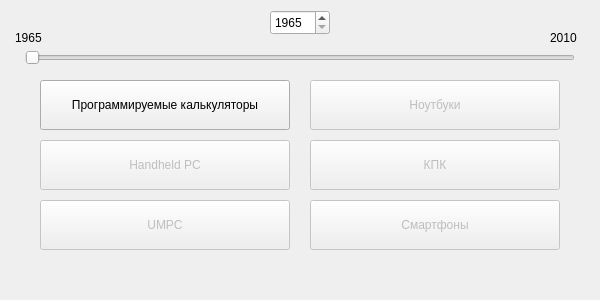
<?xml version="1.0" encoding="UTF-8"?>
<ui version="4.0">
 <class>MainWindow</class>
 <widget class="QMainWindow" name="MainWindow">
  <property name="geometry">
   <rect>
    <x>0</x>
    <y>0</y>
    <width>600</width>
    <height>300</height>
   </rect>
  </property>
  <property name="minimumSize">
   <size>
    <width>600</width>
    <height>300</height>
   </size>
  </property>
  <property name="maximumSize">
   <size>
    <width>600</width>
    <height>300</height>
   </size>
  </property>
  <property name="windowTitle">
   <string>Музей портативной электроники</string>
  </property>
  <widget class="QWidget" name="centralWidget">
   <widget class="QSlider" name="timeline">
    <property name="geometry">
     <rect>
      <x>25</x>
      <y>50</y>
      <width>550</width>
      <height>15</height>
     </rect>
    </property>
    <property name="minimum">
     <number>1965</number>
    </property>
    <property name="maximum">
     <number>2010</number>
    </property>
    <property name="orientation">
     <enum>Qt::Horizontal</enum>
    </property>
   </widget>
   <widget class="QSpinBox" name="timeSpinbox">
    <property name="geometry">
     <rect>
      <x>270</x>
      <y>10</y>
      <width>60</width>
      <height>25</height>
     </rect>
    </property>
    <property name="minimum">
     <number>1965</number>
    </property>
    <property name="maximum">
     <number>2010</number>
    </property>
   </widget>
   <widget class="QLabel" name="label">
    <property name="geometry">
     <rect>
      <x>15</x>
      <y>30</y>
      <width>35</width>
      <height>15</height>
     </rect>
    </property>
    <property name="text">
     <string>1965</string>
    </property>
   </widget>
   <widget class="QLabel" name="label_2">
    <property name="geometry">
     <rect>
      <x>550</x>
      <y>30</y>
      <width>35</width>
      <height>15</height>
     </rect>
    </property>
    <property name="text">
     <string>2010</string>
    </property>
   </widget>
   <widget class="QPushButton" name="button_notebook">
    <property name="enabled">
     <bool>false</bool>
    </property>
    <property name="geometry">
     <rect>
      <x>310</x>
      <y>80</y>
      <width>250</width>
      <height>50</height>
     </rect>
    </property>
    <property name="text">
     <string>Ноутбуки</string>
    </property>
   </widget>
   <widget class="QPushButton" name="button_pda">
    <property name="enabled">
     <bool>false</bool>
    </property>
    <property name="geometry">
     <rect>
      <x>310</x>
      <y>140</y>
      <width>250</width>
      <height>50</height>
     </rect>
    </property>
    <property name="text">
     <string>КПК</string>
    </property>
   </widget>
   <widget class="QPushButton" name="button_smartphone">
    <property name="enabled">
     <bool>false</bool>
    </property>
    <property name="geometry">
     <rect>
      <x>310</x>
      <y>200</y>
      <width>250</width>
      <height>50</height>
     </rect>
    </property>
    <property name="text">
     <string>Смартфоны</string>
    </property>
   </widget>
   <widget class="QPushButton" name="button_hpc">
    <property name="enabled">
     <bool>false</bool>
    </property>
    <property name="geometry">
     <rect>
      <x>40</x>
      <y>140</y>
      <width>250</width>
      <height>50</height>
     </rect>
    </property>
    <property name="text">
     <string>Handheld PC</string>
    </property>
   </widget>
   <widget class="QPushButton" name="button_calc">
    <property name="geometry">
     <rect>
      <x>40</x>
      <y>80</y>
      <width>250</width>
      <height>50</height>
     </rect>
    </property>
    <property name="text">
     <string>Программируемые калькуляторы</string>
    </property>
   </widget>
   <widget class="QPushButton" name="button_umpc">
    <property name="enabled">
     <bool>false</bool>
    </property>
    <property name="geometry">
     <rect>
      <x>40</x>
      <y>200</y>
      <width>250</width>
      <height>50</height>
     </rect>
    </property>
    <property name="text">
     <string>UMPC</string>
    </property>
   </widget>
  </widget>
 </widget>
 <layoutdefault spacing="6" margin="11"/>
 <resources/>
 <connections>
  <connection>
   <sender>timeline</sender>
   <signal>valueChanged(int)</signal>
   <receiver>timeSpinbox</receiver>
   <slot>setValue(int)</slot>
   <hints>
    <hint type="sourcelabel">
     <x>299</x>
     <y>57</y>
    </hint>
    <hint type="destinationlabel">
     <x>299</x>
     <y>22</y>
    </hint>
   </hints>
  </connection>
  <connection>
   <sender>timeSpinbox</sender>
   <signal>valueChanged(int)</signal>
   <receiver>timeline</receiver>
   <slot>setValue(int)</slot>
   <hints>
    <hint type="sourcelabel">
     <x>299</x>
     <y>22</y>
    </hint>
    <hint type="destinationlabel">
     <x>299</x>
     <y>57</y>
    </hint>
   </hints>
  </connection>
 </connections>
</ui>
